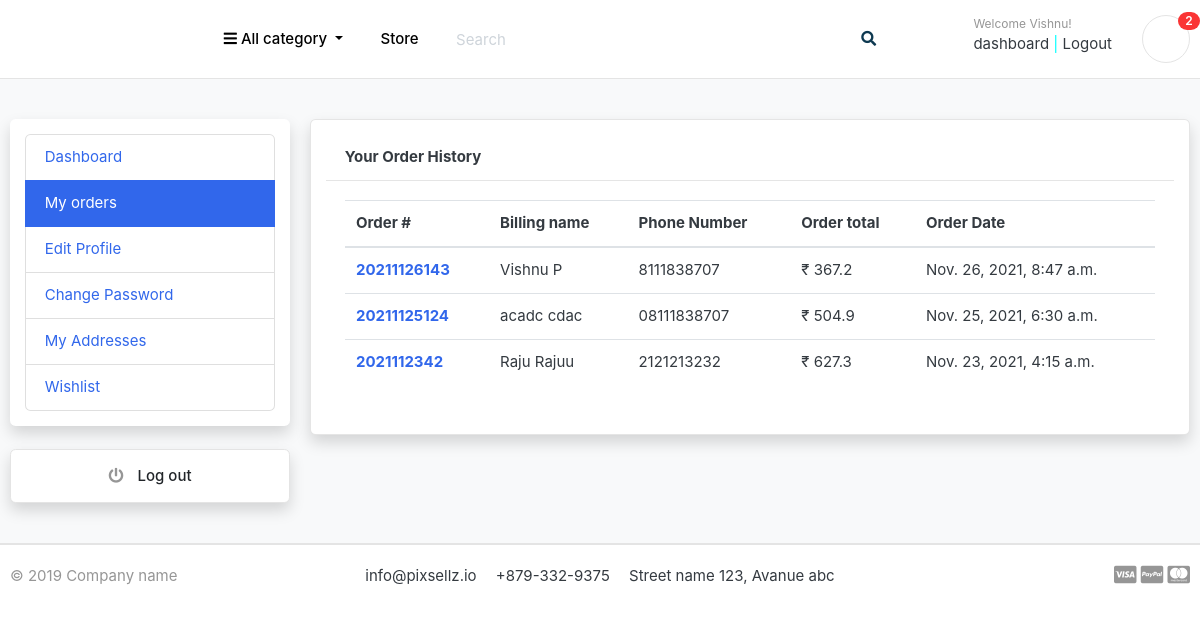
The app's page /accounts/my_orders/ (signed in), older data.
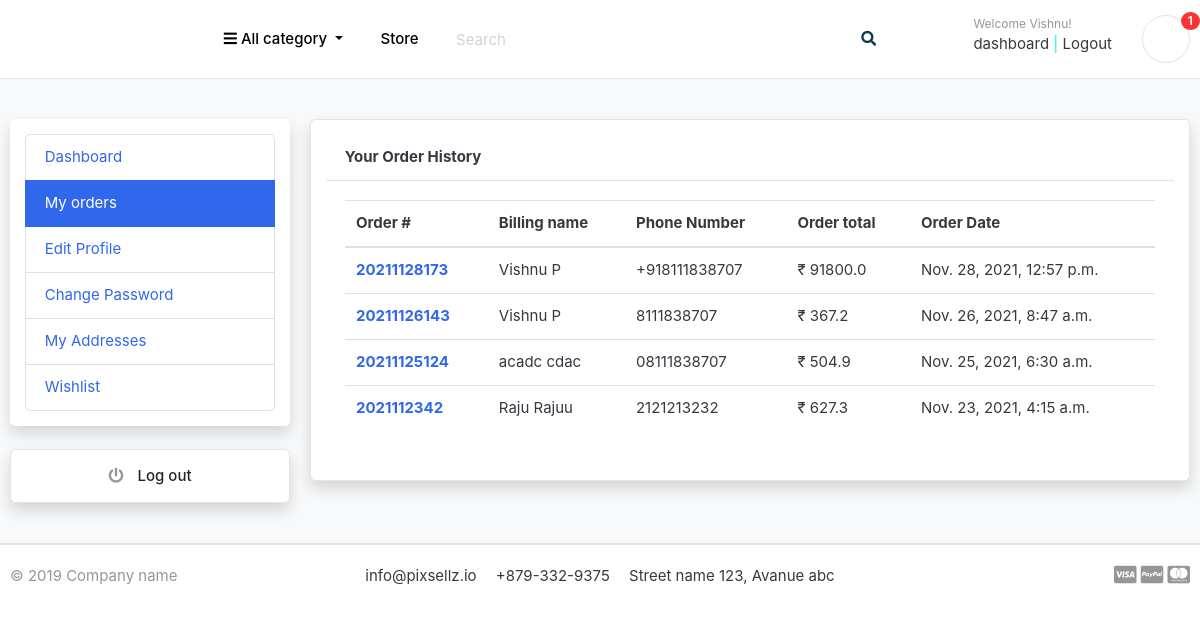
The same page, newer data.
### orders/models.py (models this page shows, shortened)
class Order(models.Model):
    STATUS = (
        ('New', 'New'),
        ('Accepted', 'Accepted'),
        ('Completed', 'Complated'),
        ('Cancelled', 'Cancelled'),
    )
    user = models.ForeignKey(Account, on_delete=SET_NULL, null=True)
    payment = models.ForeignKey(Payment, on_delete=models.SET_NULL, blank=True, null=True)
    order_number = models.CharField(max_length=20)
    first_name = models.CharField(max_length=50)
    last_name = models.CharField(max_length=50)
    phone = models.CharField(max_length=15)
    email = models.EmailField(max_length=50)
    address_line_1 = models.CharField(max_length=100)
    address_line_2 = models.CharField(max_length=100, blank=True)
    country = models.CharField(max_length=50)
    state = models.CharField(max_length=50)
    city = models.CharField(max_length=50)
    order_note = models.CharField(max_length=100, blank=True)
    order_total = models.FloatField()
    tax = models.FloatField()
    status = models.CharField(max_length=10, choices=STATUS, default='New')
    ip = models.CharField(blank=True, max_length=20)
    is_ordered = models.BooleanField(default=False)
    created_at = models.DateTimeField(auto_now_add=True)
    updated_at = models.DateTimeField(auto_now=True)
    def full_name(self):
        return f'{self.first_name} {self.last_name}'

### accounts/views.py (the view)
# urls.py: path('my_orders/', views.my_orders, name='my_orders'),
@login_required(login_url='signin')
def my_orders(request):
    orders = Order.objects.filter(user=request.user, is_ordered=True).order_by('-created_at')
    context = {
       'orders' : orders
    }
    return render(request, 'user/my_orders.html', context)

### brand/context_processors.py (called while the page is built)
def menulinks(request):
    links = Brand.objects.all()
    return dict(link=links)

### carts/context_processors.py (called while the page is built)
def counter(request):
    cart_count = 0
    if 'admin' in request.path:
        return {}
    else:
        try:
            cart = Cart.objects.filter(cart_id=_cart_id(request))
            if request.user.is_authenticated:
                cart_items = CartItem.objects.all().filter(user=request.user)
            else:
                cart_items = CartItem.objects.all().filter(cart=cart[:1])
            for cart_item in cart_items:
                cart_count += cart_item.quantity
        except Cart.DoesNotExist:
            cart_item = 0
    return dict(cart_count=cart_count)

### carts/views.py (called while the page is built)
def _cart_id(request):
    cart = request.session.session_key
    if not cart:
        cart = request.session.create()
    return cart

### category/context_processors.py (called while the page is built)
def menu_links(request):
    links = Category.objects.all()
    return dict(links=links)

### category/models.py (called while the page is built)
    def get_url(self):
        return reverse('products_by_category', args=[self.slug])

### templates/user/my_orders.html
{% extends 'user/base.html' %}
{% block content %}
<section class="section-conten padding-y bg">
    <div class="container">
        <div class="row">
        {% include 'user/includes/dashboard_sidebar.html' %}
        <main class="col-md-9">
            <article class="card shadow p-3 bg-white rounded">
            <header class="card-header">
                <strong class="d-inline-block mr-3">Your Order History</strong>
            </header>
            <div class="card-body">
                <div class="row">
                    <div class="col-md-12">
                        <table class="table table-hover">
                            <thead>
                              <tr>
                                <th scope="col">Order #</th>
                                <th scope="col">Billing name</th>
                                <th scope="col">Phone Number</th>
                                <th scope="col">Order total</th>
                                <th scope="col">Order Date</th>
                              </tr>
                            </thead>
                            <tbody>
                                {% for order in orders %}
                              <tr>
                                <th scope="row"><a href="{% url 'order_detail' order.order_number %}">{{order.order_number}}</a></th>
                                <td>{{order.full_name}}</td>
                                <td>{{order.phone}}</td>
                                <td>₹ {{order.order_total}}</td>
                                <td>{{order.created_at}}</td>
                              </tr>
                              {% endfor %}
                            </tbody>
                          </table>
                    </div>
                </div>
            </div>
            </article>
        </main>
    </div>
    </div>
    </section>
{% endblock %}

### templates/user/includes/navbar.html (shortened to what this page needs)
{% load static %}
<header class="section-header">
    <section class="header-main border-bottom">
        <div class="container">
    <div class="row align-items-center">
        <div class="col-lg-2 col-md-3 col-6">
            <a href="{% url 'homepage' %}" class="brand-wrap">
                <h3 style="color: white;">Gadgetcart</h3>
            </a>
        </div>
        <div class="col-lg col-sm col-md col-6 flex-grow-0">
            <div class="category-wrap dropdown d-inline-block float-right">
                <button type="button" class="btn btn-primary dropdown-toggle" data-toggle="dropdown" style="color: black; background-color: white; border-color: #ffffff">
                    <i class="fa fa-bars"></i> All category
                </button>
            </div>
        </div>
        <a href="{% url 'store' %}" class="btn btn-outline-primary" style="color: black; background-color: white; border-color: #ffffff">Store</a>
        <div class="col-lg  col-md-6 col-sm-12 col">
            <form action="{% url 'search' %}" class="search" method="get">
                <div class="input-group w-100">
                    <input type="text" class="form-control" style="width:60%; border-color: white;" placeholder="Search" name="keyword">
                    <div class="input-group-append">
                      <button class="btn btn-primary" type="submit" style="color: #0E3951; background-color: #ffffff; border-color: #ffffff">
                        <i class="fa fa-search"></i>
                      </button>
                    </div>
                </div>
            </form>
        </div>
        <div class="col-lg-3 col-sm-6 col-8 order-2 order-lg-3">
                    <div class="d-flex justify-content-end mb-3 mb-lg-0">
                        {% if user.id is None %}
                        <div class="widget-header">
                            <small class="title text-muted">Welcome guest!</small>
                            <div>
                                <a href="{% url 'signin' %}">Sign in</a> <span class="dark-transp" style="color: aqua;"> | </span>
                                <a href="{% url 'register' %}"> Register</a>
                            </div>
                        </div>
                        {% else %}
                        <div class="widget-header">
                            <small class="title text-muted">Welcome {{user.first_name}}!</small>
                            <div>
                                <a href="{% url 'dashboard' %}">dashboard</a> <span class="dark-transp" style="color: aqua;"> | </span>
                                <a href="{% url 'signout' %}"> Logout</a>
                            </div>
                        </div>
                        {% endif %}
                        <a href="{% url 'cart' %}" class="widget-header pl-3 ml-3">
                            <div class="icon icon-sm rounded-circle border" style="color: white;"><i class="fa fa-shopping-cart" style="color: white;"></i></div>
                            <span class="badge badge-pill badge-danger notify">{{ cart_count }}</span>
                        </a>
                    </div>
                </div>
    </div>
        </div>
    </section>
    </header>

Row changes from the older to the newer data that the page shows:
added Order: order_number "20211128173", full_name "Vishnu P", phone "+918111838707", order_total "91800.0", created_at "Nov. 28, 2021, 12:57 p.m."
Text that changed along with them:
{{ cart_count }}: "2" → "1"
